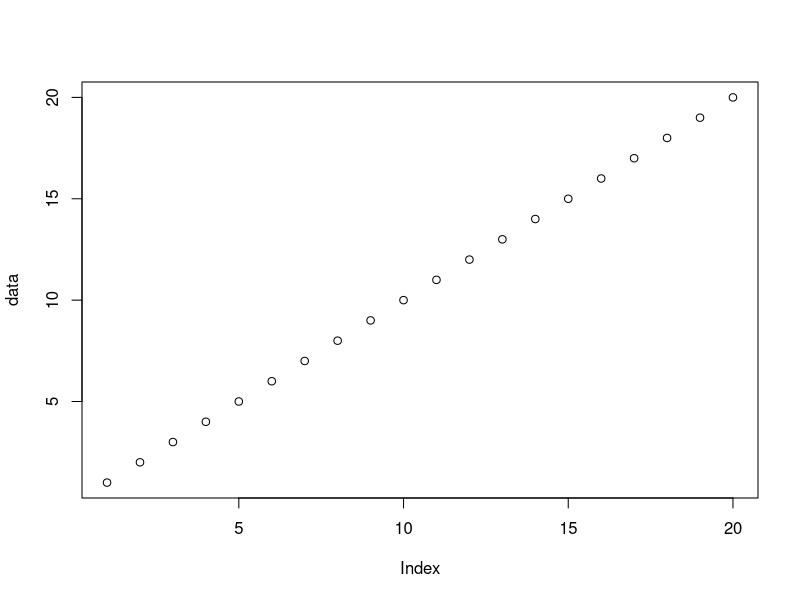
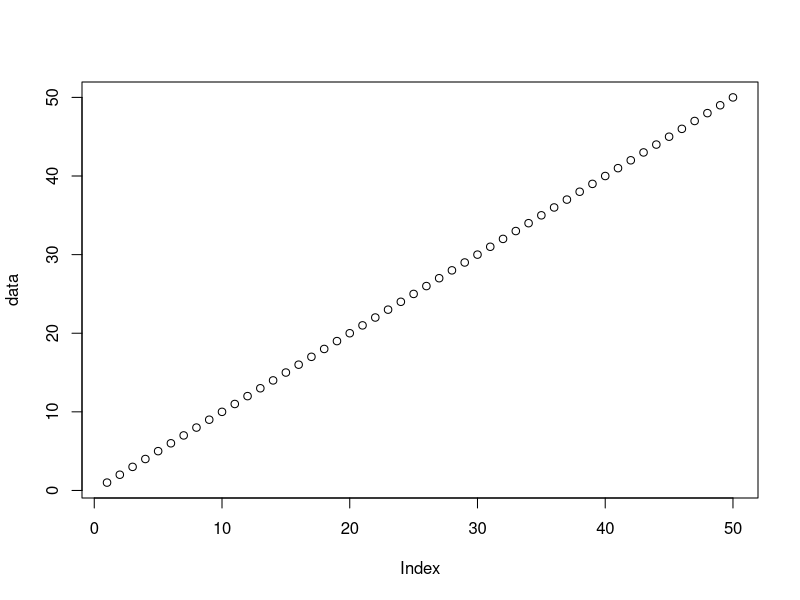
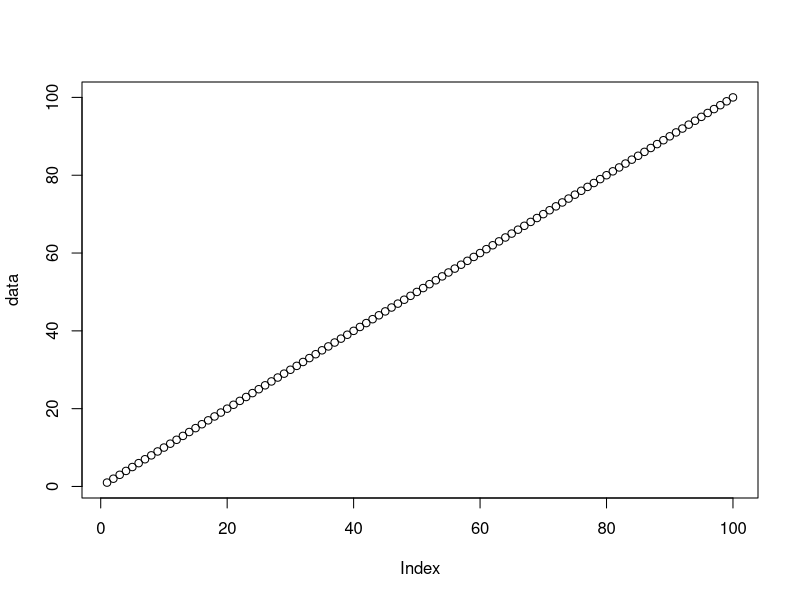
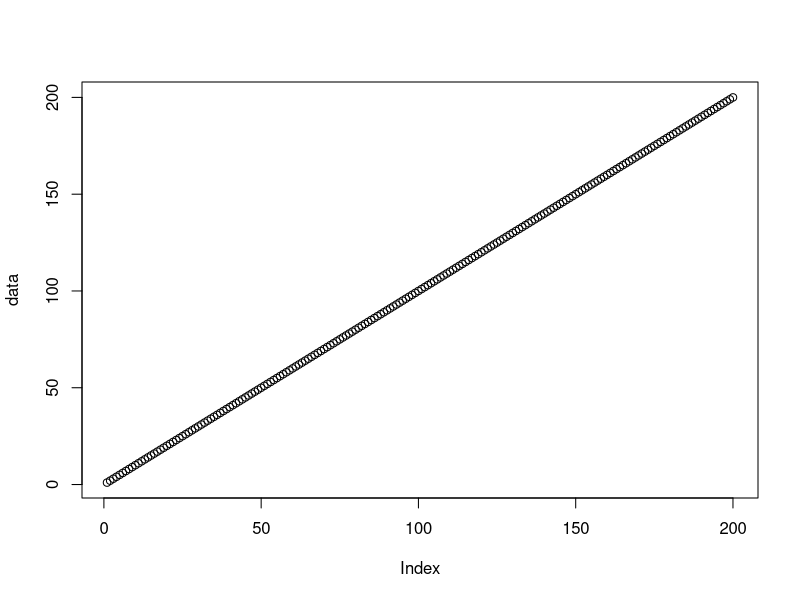

Here is the R script that generated these plots, in order:
## ---- chunk 1
data <- c(1:20)
## ---- chunk 2
plot(data)
## ---- chunk 3
data <- c(1:50)
## ---- chunk 4
plot(data)
## ---- chunk 5
data <- c(1:100)
## ---- chunk 6
plot(data)
## ---- chunk 7
data <- c(1:200)
## ---- chunk 8
plot(data)
